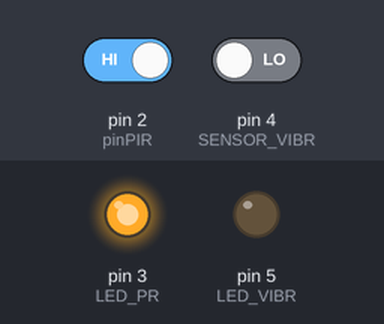
Recording of a sketch running on a simulated Arduino Uno, built with avr-gcc and run on an emulated ATmega328P. Parts: output pins drawn as LEDs (lit = HIGH). The inputs (shaded band) are chosen by the test bench; at power-on: pin 2 (pinPIR) HIGH, pin 4 (SENSOR_VIBR) LOW. What the sketch prints to the serial monitor is not drawn.

Above: at 1.2 s.
1.3 s: pin 2 (pinPIR) driven LOW
At 2.2 s:
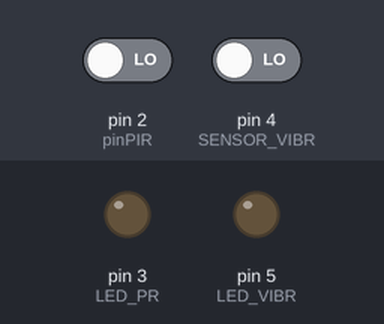
2.8 s: pin 4 (SENSOR_VIBR) driven HIGH
At 3.3 s:
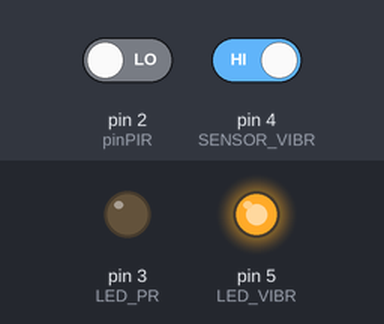
4.3 s: pin 2 (pinPIR) driven HIGH
At 5.5 s:
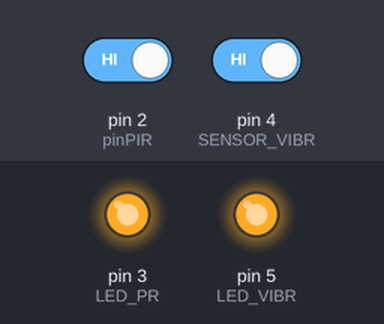
5.8 s: pin 4 (SENSOR_VIBR) driven LOW
At 6.8 s:
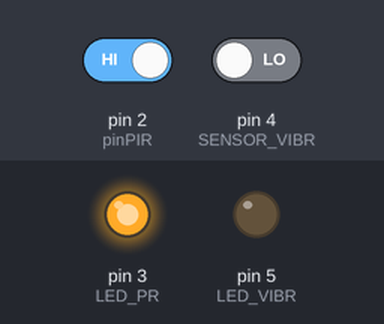
Timing chart, 0 to 8.3 s (numbered marks = the images above; inputs shaded):
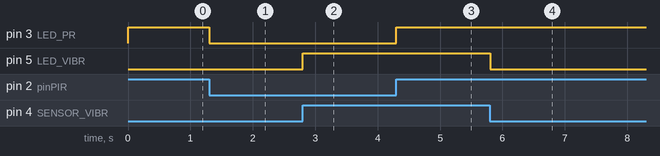

The sketch:

sens_VibMov.ino
```cpp
#define pinPIR 2
const int LED_PR = 3;
//const int SENSOR_PR = 2;
const int LED_VIBR = 5;
const int SENSOR_VIBR = 4;

bool returnMov;

void setup(){
    pinMode(pinPIR, INPUT);
    Serial.begin(115200);
    pinMode(LED_PR, OUTPUT);
    pinMode(SENSOR_VIBR , INPUT);
    pinMode(LED_VIBR, OUTPUT);
    digitalWrite(LED_VIBR, LOW);
}

void loop(){
  sensorMov();
  console();
  vibracao();
}

double sensorMov(){
 	returnMov = digitalRead(pinPIR);

  if(!returnMov){
    digitalWrite(LED_PR, LOW);
  }else{
    digitalWrite(LED_PR, HIGH);
  }
}

void console(){
  sensorMov();

  Serial.print(" Movimento ");
  Serial.println(returnMov);
  //delay(1000);
}

void vibracao(){
  if(digitalRead(SENSOR_VIBR) == HIGH){
      digitalWrite(LED_VIBR, HIGH);
  }else{
    digitalWrite(LED_VIBR, LOW);
  }
}
```

Measured:
- after the input at 1.3 s, pin 3 (LED_PR): HIGH → LOW at once
- after the input at 2.8 s, pin 5 (LED_VIBR): LOW → HIGH at once
- after the input at 4.3 s, pin 3 (LED_PR): LOW → HIGH at once
- after the input at 5.8 s, pin 5 (LED_VIBR): HIGH → LOW at once
